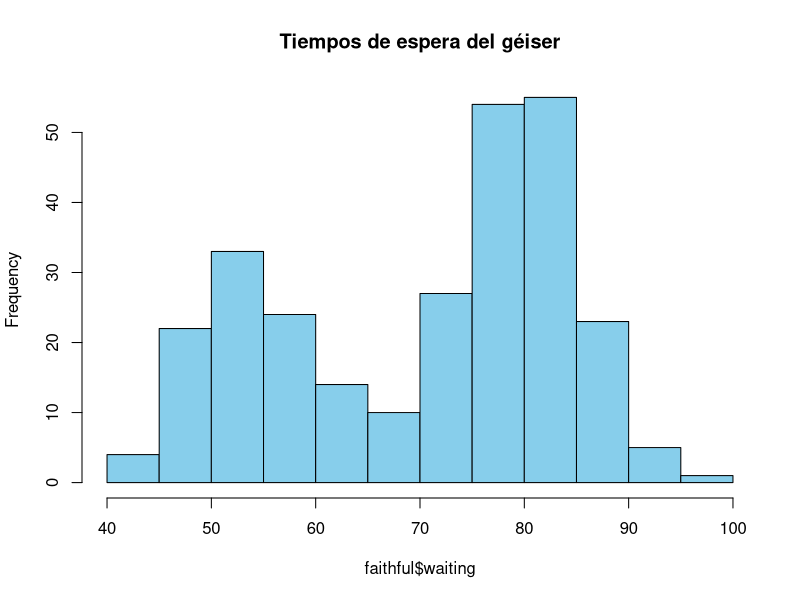
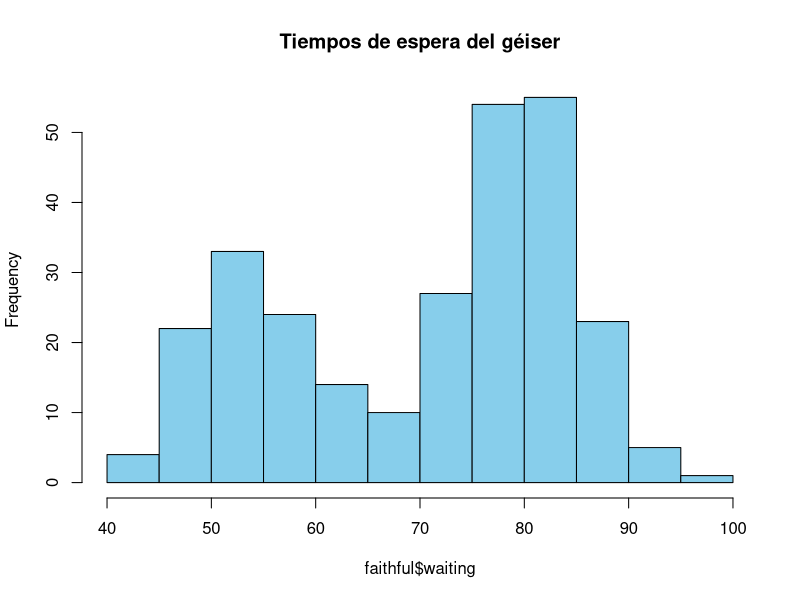

R code for these plots, in order:
## ---- chunk 1
#| echo: false
hist(faithful$waiting, col = "skyblue",
     main = "Tiempos de espera del géiser")
## ---- chunk 2
#| label: fig-histograma
#| fig-cap: "Histograma de los tiempos de espera del géiser"
#| fig.width: 6
hist(faithful$waiting, col = "skyblue",
     main = "Tiempos de espera del géiser")
## ---- chunk 3
#| label: tbl-resumen
#| tbl-cap: "Media del largo del sépalo por especie"
resumen <- aggregate(Sepal.Length ~ Species, data = iris, FUN = mean)
knitr::kable(resumen, col.names = c("Especie", "Media del sépalo"))
